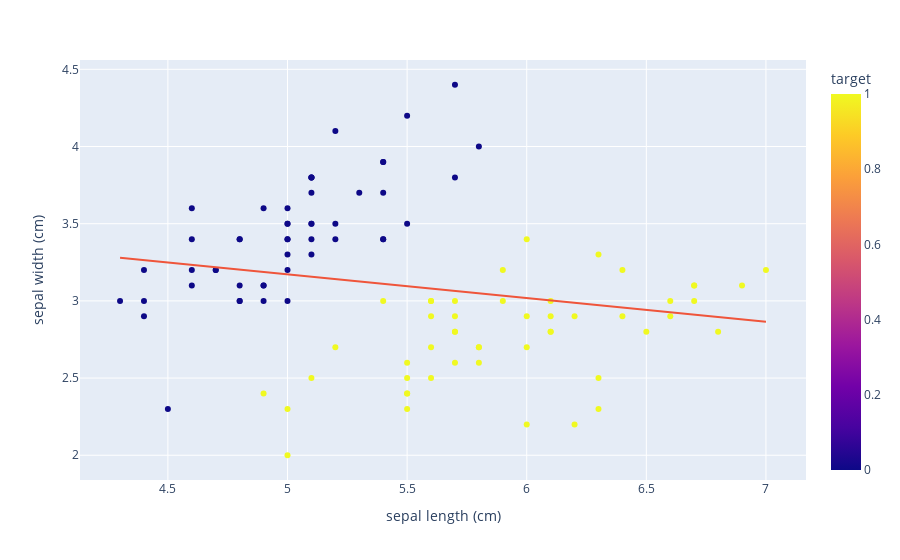

The notebook cell saved with this chart:
### Markdown cell above
# Plot a decision boundary for a given model

### Code cell
px.scatter(df,'sepal length (cm)','sepal width (cm)',color='target',trendline="ols")

### Figure 1 — Plotly figure (JSON) as saved in the notebook; plotly's stock layout.template omitted (floating-point values rounded to 4 significant figures)
{"data": [{"hovertemplate": "sepal length (cm)=%{x}<br>sepal width (cm)=%{y}<br>target=%{marker.color}<extra></extra>", "legendgroup": "", "marker": {"color": [0, 0, 0, 0, 0, 0, 0, 0, 0, 0, 0, 0, 0, 0, 0, 0, 0, 0, 0, 0, 0, 0, 0, 0, 0, 0, 0, 0, 0, 0, 0, 0, 0, 0, 0, 0, 0, 0, 0, 0, 0, 0, 0, 0, 0, 0, 0, 0, 0, 0, 1, 1, 1, 1, 1, 1, 1, 1, 1, 1, 1, 1, 1, 1, 1, 1, 1, 1, 1, 1, 1, 1, 1, 1, 1, 1, 1, 1, 1, 1, 1, 1, 1, 1, 1, 1, 1, 1, 1, 1, 1, 1, 1, 1, 1, 1, 1, 1, 1, 1], "coloraxis": "coloraxis", "symbol": "circle"}, "mode": "markers", "name": "", "orientation": "v", "showlegend": false, "type": "scatter", "x": [5.1, 4.9, 4.7, 4.6, 5, 5.4, 4.6, 5, 4.4, 4.9, 5.4, 4.8, 4.8, 4.3, 5.8, 5.7, 5.4, 5.1, 5.7, 5.1, 5.4, 5.1, 4.6, 5.1, 4.8, 5, 5, 5.2, 5.2, 4.7, 4.8, 5.4, 5.2, 5.5, 4.9, 5, 5.5, 4.9, 4.4, 5.1, 5, 4.5, 4.4, 5, 5.1, 4.8, 5.1, 4.6, 5.3, 5, 7, 6.4, 6.9, 5.5, 6.5, 5.7, 6.3, 4.9, 6.6, 5.2, 5, 5.9, 6, 6.1, 5.6, 6.7, 5.6, 5.8, 6.2, 5.6, 5.9, 6.1, 6.3, 6.1, 6.4, 6.6, 6.8, 6.7, 6, 5.7, 5.5, 5.5, 5.8, 6, 5.4, 6, 6.7, 6.3, 5.6, 5.5, 5.5, 6.1, 5.8, 5, 5.6, 5.7, 5.7, 6.2, 5.1, 5.7], "xaxis": "x", "y": [3.5, 3, 3.2, 3.1, 3.6, 3.9, 3.4, 3.4, 2.9, 3.1, 3.7, 3.4, 3, 3, 4, 4.4, 3.9, 3.5, 3.8, 3.8, 3.4, 3.7, 3.6, 3.3, 3.4, 3, 3.4, 3.5, 3.4, 3.2, 3.1, 3.4, 4.1, 4.2, 3.1, 3.2, 3.5, 3.6, 3, 3.4, 3.5, 2.3, 3.2, 3.5, 3.8, 3, 3.8, 3.2, 3.7, 3.3, 3.2, 3.2, 3.1, 2.3, 2.8, 2.8, 3.3, 2.4, 2.9, 2.7, 2, 3, 2.2, 2.9, 2.9, 3.1, 3, 2.7, 2.2, 2.5, 3.2, 2.8, 2.5, 2.8, 2.9, 3, 2.8, 3, 2.9, 2.6, 2.4, 2.4, 2.7, 2.7, 3, 3.4, 3.1, 2.3, 3, 2.5, 2.6, 3, 2.6, 2.3, 2.7, 3, 2.9, 2.9, 2.5, 2.8], "yaxis": "y"}, {"hovertemplate": "<b>OLS trendline</b><br>sepal width (cm) = -0.153631 * sepal length (cm) + 3.93951<br>R<sup>2</sup>=0.042405<br><br>sepal length (cm)=%{x}<br>sepal width (cm)=%{y} <b>(trend)</b><extra></extra>", "legendgroup": "", "marker": {"symbol": "circle"}, "mode": "lines", "name": "", "showlegend": false, "type": "scatter", "x": [4.3, 4.4, 4.4, 4.4, 4.5, 4.6, 4.6, 4.6, 4.6, 4.7, 4.7, 4.8, 4.8, 4.8, 4.8, 4.8, 4.9, 4.9, 4.9, 4.9, 4.9, 5, 5, 5, 5, 5, 5, 5, 5, 5, 5, 5.1, 5.1, 5.1, 5.1, 5.1, 5.1, 5.1, 5.1, 5.1, 5.2, 5.2, 5.2, 5.2, 5.3, 5.4, 5.4, 5.4, 5.4, 5.4, 5.4, 5.5, 5.5, 5.5, 5.5, 5.5, 5.5, 5.5, 5.6, 5.6, 5.6, 5.6, 5.6, 5.7, 5.7, 5.7, 5.7, 5.7, 5.7, 5.7, 5.8, 5.8, 5.8, 5.8, 5.9, 5.9, 6, 6, 6, 6, 6.1, 6.1, 6.1, 6.1, 6.2, 6.2, 6.3, 6.3, 6.3, 6.4, 6.4, 6.5, 6.6, 6.6, 6.7, 6.7, 6.7, 6.8, 6.9, 7], "xaxis": "x", "y": [3.279, 3.264, 3.264, 3.264, 3.248, 3.233, 3.233, 3.233, 3.233, 3.217, 3.217, 3.202, 3.202, 3.202, 3.202, 3.202, 3.187, 3.187, 3.187, 3.187, 3.187, 3.171, 3.171, 3.171, 3.171, 3.171, 3.171, 3.171, 3.171, 3.171, 3.171, 3.156, 3.156, 3.156, 3.156, 3.156, 3.156, 3.156, 3.156, 3.156, 3.141, 3.141, 3.141, 3.141, 3.125, 3.11, 3.11, 3.11, 3.11, 3.11, 3.11, 3.095, 3.095, 3.095, 3.095, 3.095, 3.095, 3.095, 3.079, 3.079, 3.079, 3.079, 3.079, 3.064, 3.064, 3.064, 3.064, 3.064, 3.064, 3.064, 3.048, 3.048, 3.048, 3.048, 3.033, 3.033, 3.018, 3.018, 3.018, 3.018, 3.002, 3.002, 3.002, 3.002, 2.987, 2.987, 2.972, 2.972, 2.972, 2.956, 2.956, 2.941, 2.926, 2.926, 2.91, 2.91, 2.91, 2.895, 2.879, 2.864], "yaxis": "y"}], "layout": {"autosize": true, "coloraxis": {"colorbar": {"title": {"text": "target"}}, "colorscale": [[0, "#0d0887"], [0.1111, "#46039f"], [0.2222, "#7201a8"], [0.3333, "#9c179e"], [0.4444, "#bd3786"], [0.5556, "#d8576b"], [0.6667, "#ed7953"], [0.7778, "#fb9f3a"], [0.8889, "#fdca26"], [1, "#f0f921"]]}, "legend": {"tracegroupgap": 0}, "margin": {"t": 60}, "xaxis": {"anchor": "y", "autorange": true, "domain": [0, 1], "range": [4.137, 7.163], "title": {"text": "sepal length (cm)"}, "type": "linear"}, "yaxis": {"anchor": "x", "autorange": true, "domain": [0, 1], "range": [1.814, 4.586], "title": {"text": "sepal width (cm)"}, "type": "linear"}}}
